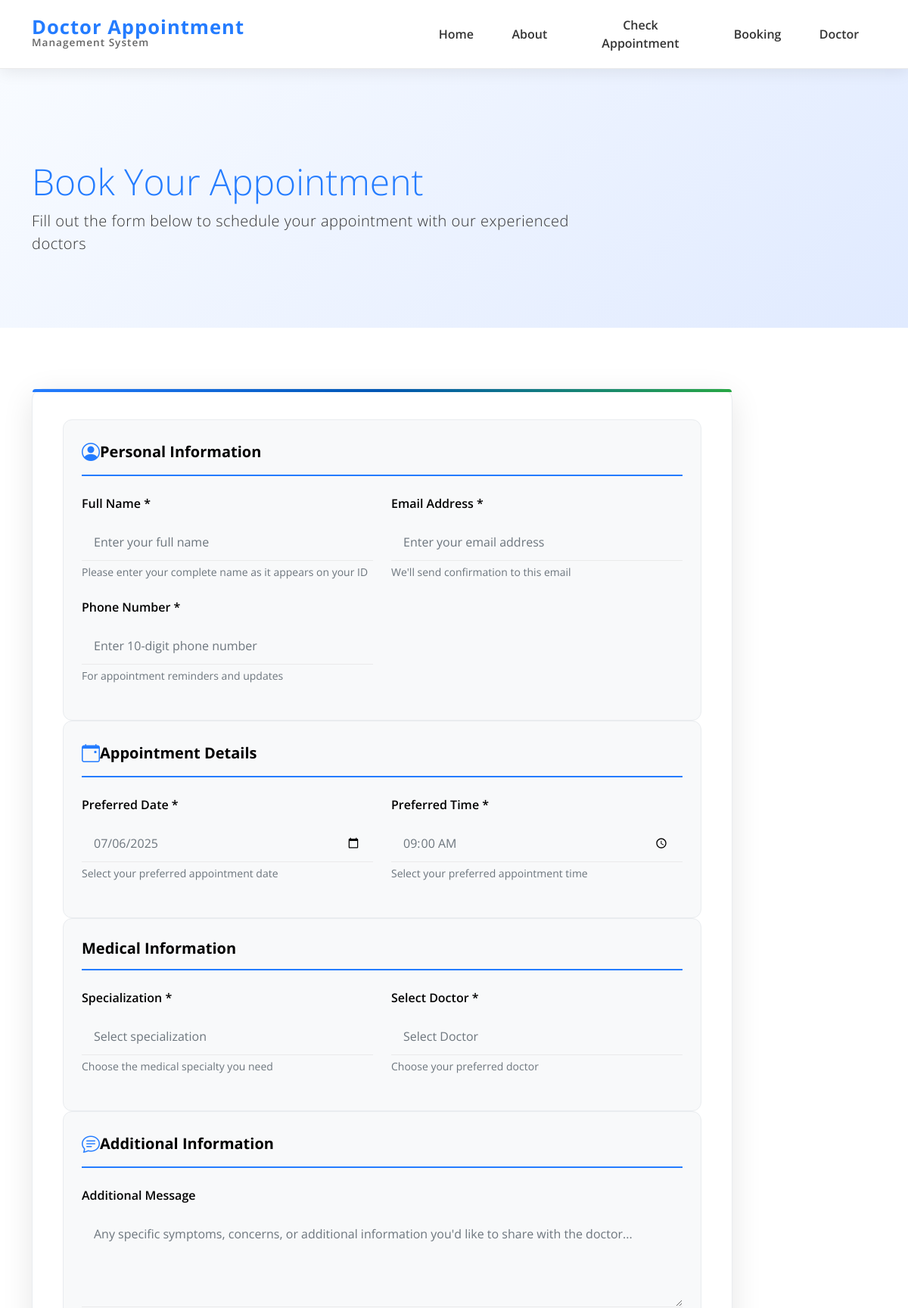
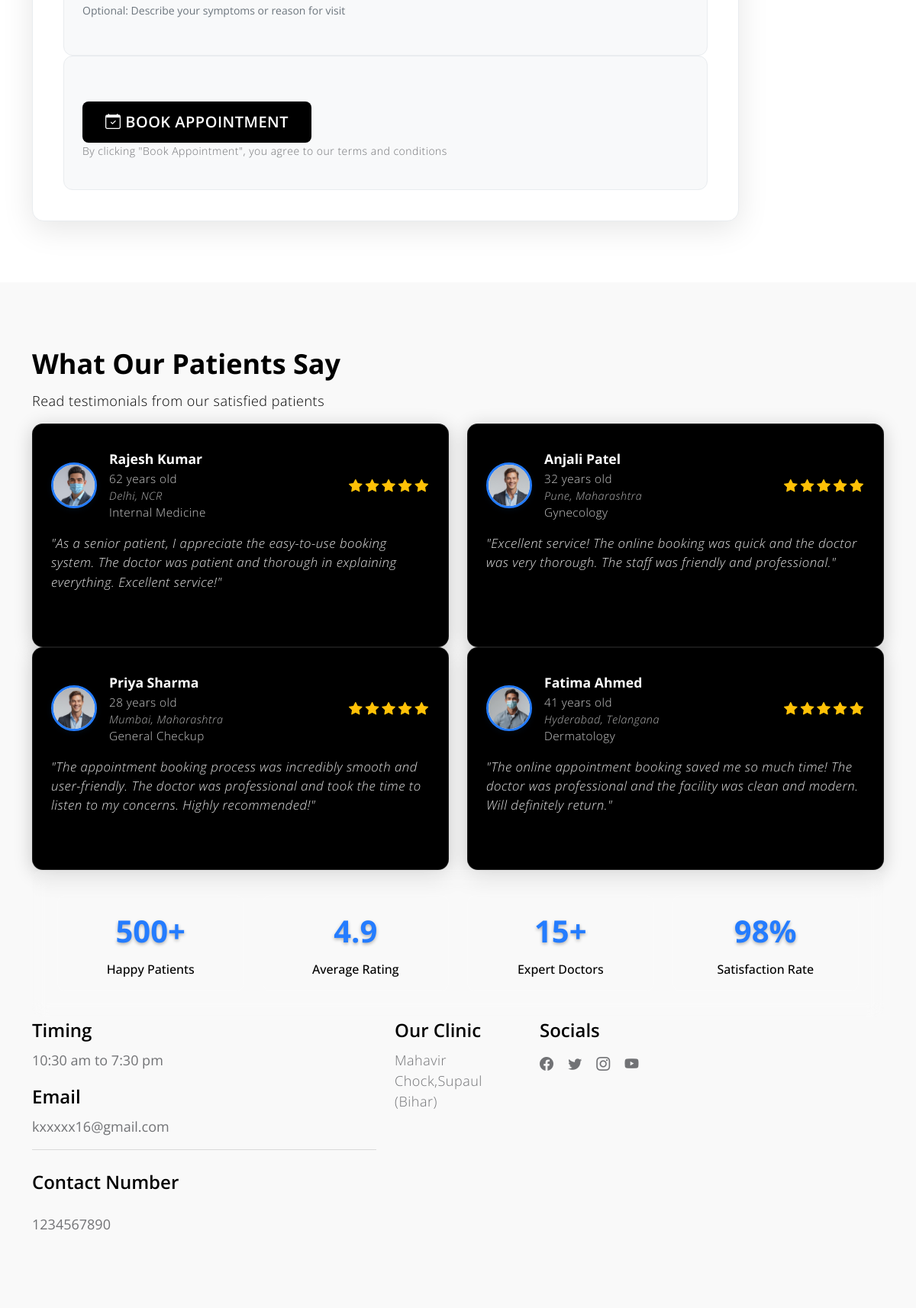
/dams/booking.php, run on the app's committed database (2 pictures, top to bottom).
### tables this page shows
CREATE TABLE `tblpage` (
  `ID` int(10) NOT NULL,
  `PageType` varchar(200) DEFAULT NULL,
  `PageTitle` mediumtext DEFAULT NULL,
  `PageDescription` mediumtext DEFAULT NULL,
  `Email` varchar(200) DEFAULT NULL,
  `MobileNumber` bigint(10) DEFAULT NULL,
  `UpdationDate` date DEFAULT NULL,
  `Timing` varchar(200) NOT NULL
);

### dams/booking.php (the view, shortened to what the rows shown need)
<?php
include('doctor/includes/dbconnection.php');
?>
<!doctype html>
<html lang="en">
    <head>
        <link href="css/bootstrap.min.css" rel="stylesheet">
        <link href="css/bootstrap-icons.css" rel="stylesheet">
        <link href="css/owl.carousel.min.css" rel="stylesheet">
        <link href="css/owl.theme.default.min.css" rel="stylesheet">
        <link href="css/templatemo-medic-care.css" rel="stylesheet">
    </head>
    <body id="top">
        <main>
            <section class="section-padding" style="background: linear-gradient(135deg, #f8fbff 0%, #e0eaff 100%); padding-top: 120px;">
                <div class="container">
                    <div class="row justify-content-center text-center">
                        <div class="col-lg-8 col-md-10 mx-auto">
                            <h1 class="display-5 fw-bold mb-3" style="color: var(--primary-color);">Book Your Appointment</h1>
                        </div>
                    </div>
                </div>
            </section>
        </main>
        <?php include_once('includes/footer.php');?>
    </body>
</html>

### dams/includes/footer.php (shortened to what the rows shown need)
<footer class="site-footer section-padding" id="contact">
            <div class="container">
                <div class="row mb-5">
                    <div class="col-12">
                        <h2 class="text-center mb-lg-4 mb-3 text-white">What Our Patients Say</h2>
                    </div>
                </div>
                <div class="row">
                    <div class="col-lg-5 me-auto col-12">
                        <?php
$sql="SELECT * from tblpage where PageType='contactus'";
$query = $dbh -> prepare($sql);
$query->execute();
$results=$query->fetchAll(PDO::FETCH_OBJ);
$cnt=1;
if($query->rowCount() > 0)
{
foreach($results as $row)
{               ?>
                        <h5 class="mb-lg-4 mb-3">Timing</h5>
                        <ul class="list-group list-group-flush">
                            <li class="list-group-item d-flex">
                                <?php  echo ($row->Timing);?>
                            </li></ul>
                            <h5 class="mb-lg-4 mb-3">Email</h5>
                            <ul class="list-group list-group-flush">
                            <li class="list-group-item d-flex">
                                <?php  echo ($row->Email);?></li>
                                <br>
                                 <h5 class="mb-lg-4 mb-3">Contact Number</h5>
                            <li class="list-group-item d-flex">
                                <?php  echo ($row->MobileNumber);?></li>
                        </ul>
                    </div>
                    <div class="col-lg-2 col-md-6 col-12 my-4 my-lg-0">
                        <h5 class="mb-lg-4 mb-3">Our Clinic</h5>
                        <p><?php  echo ($row->PageDescription);?></p>
                    </div>
<?php $cnt=$cnt+1;}} ?>
                </div>
        </footer>

### data on the page
tblpage: Timing "10:30 am to 7:30 pm", Email "kxxxxx16@gmail.com", MobileNumber "1234567890", PageDescription "Mahavir Chock,Supaul (Bihar)"

### other printed values
$review['name'] "Rajesh Kumar"
$review['age'] "62"
$review['address'] "Delhi, NCR"
$review['specialization'] "Internal Medicine"
$review['testimonial'] "As a senior patient, I appreciate the easy-to-use booking system. The doctor was patient and thorough in explaining everything. Excellent service!"
$review['name'] "Anjali Patel"
$review['age'] "32"
$review['address'] "Pune, Maharashtra"
$review['specialization'] "Gynecology"
$review['testimonial'] "Excellent service! The online booking was quick and the doctor was very thorough. The staff was friendly and professional."
$review['name'] "Priya Sharma"
$review['age'] "28"
$review['address'] "Mumbai, Maharashtra"
$review['specialization'] "General Checkup"
$review['testimonial'] "The appointment booking process was incredibly smooth and user-friendly. The doctor was professional and took the time to listen to my concerns. Highly recommended!"
